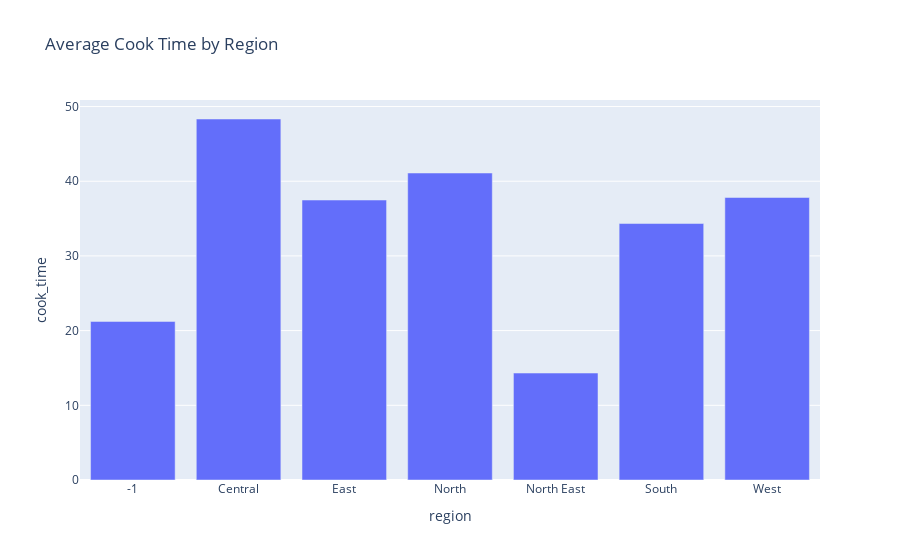

This figure's notebook cell:
### Markdown cell above
## Task 2: Bar Chart of Cook Time by Region

### Objective:
Create a bar chart that shows the average cook time for each region. This will help us understand the cooking time distribution across different regions.  **There is a "weird" bar in the chart why is that the case??**


### Instructions:
- Group the data by the region. (Hint:  may need a df.groupby() method here!)

- Calculate the average cook time for each region.

- Create a bar chart using Plotly to show this average cook time for each region.

- Label the axes and title the chart.

### Code cell
# Task 2: Create a bar chart showing the average cook time by region
# Fill in the code to group by region and calculate the average cook time
df_region_avg = df.groupby("region")["cook_time"].mean().reset_index() # type: ignore

# Create the bar chart
fig = px.bar(df_region_avg, x="region", y="cook_time", title="Average Cook Time by Region") # type: ignore

# Show the plot
fig.show()

### Figure 1 — Plotly figure (JSON) as saved in the notebook; plotly's stock layout.template omitted (floating-point values rounded to 4 significant figures)
{"data": [{"hovertemplate": "region=%{x}<br>cook_time=%{y}<extra></extra>", "legendgroup": "", "marker": {"color": "#636efa", "pattern": {"shape": ""}}, "name": "", "orientation": "v", "showlegend": false, "textposition": "auto", "type": "bar", "x": ["-1", "Central", "East", "North", "North East", "South", "West"], "xaxis": "x", "y": [21.23, 48.33, 37.48, 41.1, 14.32, 34.34, 37.82], "yaxis": "y"}], "layout": {"barmode": "relative", "legend": {"tracegroupgap": 0}, "title": {"text": "Average Cook Time by Region"}, "xaxis": {"anchor": "y", "domain": [0, 1], "title": {"text": "region"}}, "yaxis": {"anchor": "x", "domain": [0, 1], "title": {"text": "cook_time"}}}}
